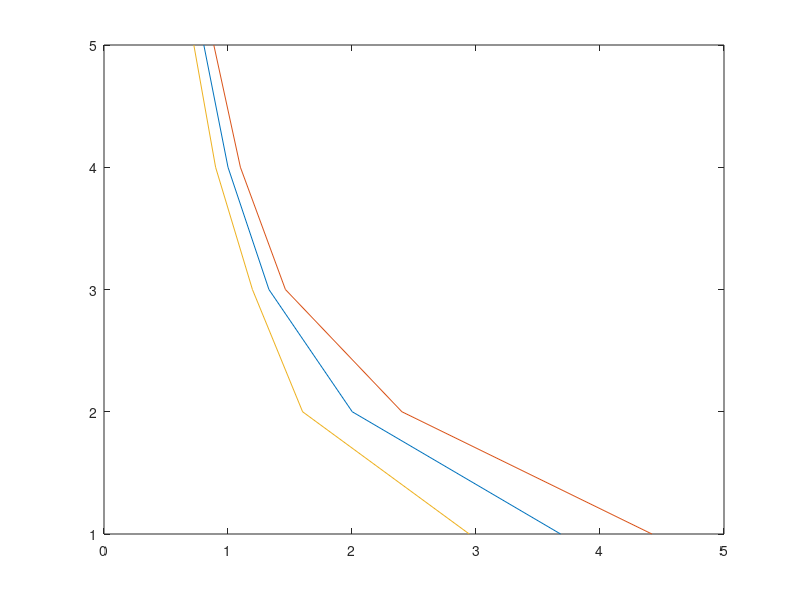

The MATLAB script that drew this image: (Note: this script raises an error after producing the figure.)
clc; clear;

%% Parameterskript - Elektronische Drosselvorrichtung
%  PID-Regelung
% open_system('MiL_PID')

% Simulationsparameter
TSample = 1e-3;%2e-3;                                 % Zykluszeit für RCP und MiL [s]


% Motorkonstanten
UB = 15;                                        % Betriebsspannung in V
RA = 2.579624359;                               % Ankerwiderstand [Ohm]
LA = 0.001665974;                               % Ankerinduktivität [H]
cn = 30.41688361;                               % Drehzahlkonstante [(rad/s)/V]
cM = 1/cn;                                      % Drehmomentkonstante [Nm/A]


% Mechanische Parameter
iG = 18.125;                                    % Getriebegesamtübersetzung [1]

phimin = 0;                                     % Minimaler Drehwinkel [rad]
phimax = pi/2;                                  % Maximaler Drehwinkel [rad]
phi0 = 0.1063;%0.1095;%0.1150;%0.1187;                                  % Drehwinkel in Ruhelage [rad]

Jges = 1.359e-3;                                % Reduziertes Massenträgheitsmoment [kgm^2]

MFv = 0.4976;                                   % Vorspannmoment des Federsystems [Nm]
cF = 0.0640;                                    % Federkonstante der Drehfeder [Nm/rad]
phi30 = 1e-3;                                   % Fitparameter des Federvorspannmoments [rad]

% cV = 0;                                       % Koeffizient des viskosen Reibmomentanteils [Nms/rad]
MH = 0.1705;                                    % Haftreibmoment [Nm]
phip30 = 1e-1;                                  % Fitparameter der Haftreibung [rad/s]


% Sensorparameter
phiminV = 0.5330;%0.5127;                               % Sensorspannung bei minimalem Drehwinkel (gemessen) [V]
phimaxV = 4.415;%4.5667;                               % Sensorspannung bei maximalem Drehwinkel (gemessen) [V]
cphi    = (phimax-phimin)/(phimaxV-phiminV);    % Sensorkonstante Drehwinkelsensor [rad/V]

cADC = (5/65535)*cphi;                           % Quantisierungskonstante des ADC [(V/step)*(rad/V) = rad/step]
TADC = TSample;                                 % Totzeit des ADC [s]
TMedian5 = 3*TSample;                           % Totzeit des Medianfilters [s]
TSensor  = TADC+TMedian5;                       % Totzeit des Drehwinkelsensors [s]


% Parameter Leistungselektronik
nPWM = 255;                                     % Anzahl der PWM-Schritte
cPWM = UB/nPWM;                                 % Quantisierungskonstante der H-Brücke


% Streckenparameter
a = Jges/cF;
b = (cM*iG)^2/(cF*RA);
T_DK1 = b/2 + sqrt(b^2/4-a);                    % Zeitkonstante der Drosselklappe T1
T_DK2 = b-T_DK1;                                % Zeitkonstante der Drosselklappe T2
K_DK  = cM*iG/(cF*RA);                          % Streckenverstärkung der Drosselklappe


% Reglerparameter des diskreten PID-Reglers
P=29.8794;
I=0.4644;
D=0.0103;
N=358.8259;


% % Laden der Trajektorie phi3_ref der Lookup Table
% % Trainings-Set = 1; Test-Set = 2
% mode = 1;
% if mode == 1
%     load('DK_Trainings_Set.mat','A','Length','Tinterval')
% elseif mode == 2
%     load('DK_Test_Set.mat','A','Length','Tinterval')
% end

% time = 0:Tinterval:(Length-1)*Tinterval;        % Zeitachse der Trajektorie
% offset = 0.5;
% phi3 = (A-offset)*cphi;                         % Korrektur der gemessenen Daten
% TSim = 49.98;                                   % Simulationsdauer bei Anwendung der Trajektorien




%% Fahrzeuglängsdynamik

% Drehmomentkennlinie - Volllast
n_Mot = [1    2     3     4     5     6     6.5  ]*1000;
M_Mot = [145.0 161.0 181.0 194.0 188.0 170.0 158.5];

eta = 0.95;             % Antriebsstrangwirkungsgrad (Skript Dorsch)

iG_car = [0.01 3.682 2.002 1.330 1.000 0.805];                % Übersetzungen Schonganggetriebe (vorwärts)
iG_car = [0.001 3.682 2.002 1.330 1.000 0.805];                % Übersetzungen Schonganggetriebe (vorwärts)
iG_car_temp = [0.0 3.682 2.002 1.330 1.000 0.805];                % Übersetzungen Schonganggetriebe (vorwärts)
iD_car = 3.45;                                           % Übersetzung Differentialgetriebe 323i

iG_car_up = single([1.2*iG_car(2), 1.2*iG_car(3), 1.1*iG_car(4), 1.1*iG_car(5), 1.1*iG_car(6)]);
iG_car_low = single([0.8*iG_car(2), 0.8*iG_car(3), 0.9*iG_car(4), 0.9*iG_car(5), 0.9*iG_car(6)]);

figure
plot(iG_car(2:6), [1 2 3 4 5], iG_car_up, [1 2 3 4 5], iG_car_low, [1 2 3 4 5])
% plot([1 2 3 4 5], iG_car(2:6), [1 2 3 4 5], iG_car_up, [1 2 3 4 5], iG_car_low)

r_stat = (205*0.55*2+15*25.4)/(2*1000);
r_dyn  = r_stat;

n_Mot_max_1pmin = 4000;       
v_lim_calc_kmh = n_Mot_max_1pmin/60*1./iG_car(2:6)*1/iD_car*2*pi*r_dyn*3.6;    % Schlupf vernachlässigt

a_max = 1;

m_F = 1110;                                                % Leergewicht Fzg.
m_Zu  = 0;                                                   % Zuladung

g = 9.81;
f_R = 0.01;                                                  % Rollwiderstandsbeiwert (Skript Dorsch)

c_W = 0.4;                                                   % Luftwiderstandsbeiwert (BA)
A   = 1.87;                                                  % Windaufstandsfläche (BA)
p_L = 1.225;                                                 % Luftdichte bei 15° C und Normaldruck

e = [1.17 1.04];                                             % Drehmassenzuschlagsfaktor (Skript Dorsch)

v_0 = 130/3.6;

v_ref = 130;

iG_0 = 5;



%% Microcontroller
tsens = 0.05;

Ts_host = 0.05;

Ts_chart = 0.05;

%% Negatives Motormoment
m_vkm = -10/1000;    % Nm/(1/min)
b_vkm = -10;         % Nm

%% Geschwindigkeitssensor
c1_vsens = 3;                                % Anz. Impulse pro Umdrehung
c2_vsens = c1_vsens*iD_car/(2*pi*r_dyn);     % Sensorkonstante Radgeschwindigkeit in Kardanwellendrehzahl [imp/s]
c3_vsens = 0.1;                              % Pulsweite

%% Diskreter Beobachter (nur gültig für gerade Ebene und v>0)
c2_mlf = 0.5*c_W*A*p_L*1/(m_F+m_Zu);
c1_mlf = 0;
c0_mlf = f_R*(m_F+m_Zu)*g*1/(m_F+m_Zu);
c_VKM = iD_car*eta/(r_stat*(m_F+m_Zu));


k1 = 0.5*c_W*A*p_L*1/(m_F+m_Zu);
k2 = 0.0;
k3 = f_R*(m_F+m_Zu)*g*1/(m_F+m_Zu);
k4 = iD_car*eta/(r_stat*(m_F+m_Zu));
k5 = 30*iD_car/(pi*r_dyn);
p = [-5.1168e-6, 0.0518, 1.1411e+2];


%% Acc-Sensor
Ts_acc = 0.1;
i2c_addr_acc = 0x36;
i2c_timeout_acc = 0.01;

%% Velocity-Sensor
reload_value = int32(10000);
T1_vel = 0.1;        % [s]    Zeitbasis Geschwindigkeitsberechnung
T2_vel = 0.01;       % [s]    Zeitbasis Counter-Auswertung
k1_vel = 12*4;       % [1]    12 Impulse pro Umdrehung zzgl. Vierfachauswertung
k2_vel = 762;        % [U/km] Wegstreckenzahl
ks_vel = single(3600/(T1_vel*k1_vel*k2_vel));

k_vel_temp = 10/4*1/iD_car*(2*pi*r_dyn)*3.6   *1/k1_vel*1/T1_vel

% v_rad/(2*pi*r_dyn)*i_diff -> Drehzahl Getriebeausgangswelle
% v_rad/(2*pi*r_dyn)*i_diff*4/10 -> Drehzahl Tachowelle
% n_tacho*10/4*1/i_diff*(2*pi*r_dyn)*3.6 -> Fahrzeuggeschwindigkeit [km/h]


%% Calculation Transfer-Function
xs_lin = 100/3.6;
i_lin = 4;
syms Dx_lin Du_lin s
us_lin = ((k1*xs_lin^2+k2*xs_lin+k3)*1/(k4*iG_car(i_lin+1))-m_vkm*k5*iG_car(i_lin+1)*xs_lin-b_vkm)*1/(p(1)*k5^2*iG_car(i_lin+1)^2*xs_lin^2+p(2)*k5*iG_car(i_lin+1)*xs_lin+p(3));
a0_lin = -(-2*k1*xs_lin-k2+2*k4*iG_car(i_lin+1)^3*p(1)*k5^2*xs_lin*us_lin+k4*iG_car(i_lin+1)^2*p(2)*k5*us_lin+k4*iG_car(i_lin+1)^2*m_vkm*k5);
b_lin = (k4*iG_car(i_lin+1)^3*p(1)*k5^2*xs_lin^2+k4*iG_car(i_lin+1)^2*p(2)*k5*xs_lin+k4*iG_car(i_lin+1)*p(3));
Gs_lin = b/(s+a0_lin);
pretty(Gs_lin);
Gs_lin = tf([b_lin/a0_lin], [1/a0_lin 1]);

K_lin = Gs_lin.Numerator{1}(2);
T_lin = Gs_lin.Denominator{1}(1);

% Kalmanauslegung
Ad = [a0_lin];
Bd = [b_lin];
Cd = [1];
Dd = [0];

Tsd = -1;
sys = ss(Ad,[Bd Bd],Cd,Dd,Tsd,'InputName',{'u' 'w'},'OutputName','y');  % Plant dynamics and additive input noise w

Q = 0.5/3.6;
R = 0.05;

[kalmf,L,~,Mx,Z] = kalman(sys,Q,R);


% Reglerauslegung
% Innerer I-Regler
T_ersatz_lin = 1;%0.5;       % Beschleunigung innerhalb gewünschter "Anstiegszeit" auf 63 %; hier 3 m/s^2 in 0,5 s
K_I_lin = (T_lin/T_ersatz_lin-1)/K_lin;

% Übertragungsfunktion für Beschleunigung
Gs_Beschleunigung_lin = Gs_lin*tf([1 0], [1]);
G_I_lin = tf([K_I_lin], [1 0]);
G_o_I_lin = Gs_Beschleunigung_lin*G_I_lin;
G_w_I_lin = G_o_I_lin/(1+G_o_I_lin);

% Vorfilter für Beschleunigung
V_F_lin = 1/(K_lin*K_I_lin)+1;
G_V_I_lin = V_F_lin*G_w_I_lin;

% P-Regler für Geschwindigkeit
K_P_lin = 0.15;
G_w_a_lin = tf([K_P_lin/(1+K_P_lin)], [T_ersatz_lin/(1+K_P_lin) T_ersatz_lin/(1+K_P_lin) 1]);

T1_lin = -1/(-0.5/T_ersatz_lin + sqrt( (1/T_ersatz_lin)^2/4 - K_P_lin/T_ersatz_lin))
T2_lin = -1/(-0.5/T_ersatz_lin - sqrt( (1/T_ersatz_lin)^2/4 - K_P_lin/T_ersatz_lin))



%% Zustandsrückführung



%% SampleTime ADC
Ts_ADC = 0.001;

%% Fahrpedalsensor
ped_low_deg  = 195.92;
ped_high_deg = 184.57;
ped_m = ped_high_deg - ped_low_deg;

%% Butterworthfilter
% Fahrzeuggeschwindigkeit
fc_butter = 10;                                    % Cut-Off-Frequenz (Hz)
fs_butter = 100;                                   % Samplerate (angelehnt an Beobachter)
Ts_butter = 1/fs_butter;
% [b_num_vFzg, a_den_vFzg] = butter(1,fc_butter/(fs_butter/2));                 % Butterworthfilter über normierte Frequenz
[b_num_vFzg, a_den_vFzg] = butter(4,0.5/(100/2))
[b_num_vFzg, a_den_vFzg] = butter(2,0.5/(100/2))

% Anzeigesignale (Steigung/Beschleunigung)
fc_butter = 1;
fs_butter = 100;
[b_num_stg, a_den_stg] = butter(1,fc_butter/(fs_butter/2));

%% Velocity Profile
vel_profile.Ts = single(0.005);
vel_profile.a_max = single(1.0);
vel_profile.j_max = single(1.0);